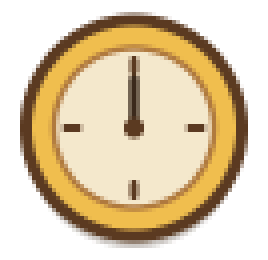
#> input picture mods/friendly/Modding graphics/4_0556.png, 67 x 65 px (shown 4 times larger)
$ python clock_frames.py
#> lines starting #> are read from the running program, lines starting #| are printed output that depends on the picture
"""Make clock frames 4_0557..4_0571 from the painted 4_0556.png (hand at 12).

The engine animates the clock through GUI sprites 556-571 (KM_InterfaceGamePlay.pas), a hand turning
clockwise 22.5 degrees per frame. Only 556 is painted, so this redraws the hand for the other 15.
Run after re-exporting 4_0556.png:  tools/.venv/bin/python tools/clock_frames.py
"""
import math
from pathlib import Path

from PIL import Image, ImageDraw

GFX = Path(__file__).resolve().parent.parent / "Modding graphics"
CX, CY = 33.0, 32.0   # hub centre in 4_0556.png
HAND_LEN = 14.0       # hub to tip, px
SS = 8                # supersampling for smooth edges

src = Image.open(GFX / "4_0556.png").convert("RGBA")
#> src is the input picture: PIL image 67x65 RGBA; mean R, G, B, A 121, 102.6, 71.4, 150.4
hand_rgb = src.getpixel((33, 25))[:3]
#> hand_rgb = (59, 42, 28)

# Face without the hand: the face is round, so the lower half mirrored up gives a clean upper half
# (with the 6 o'clock tick becoming the 12 o'clock tick).
face = src.copy()
lower = src.crop((29, 33, 38, 52)).transpose(Image.FLIP_TOP_BOTTOM)
face.paste(lower, (29, 64 - 52))
assert face.getpixel((33, 25))[:3] != hand_rgb, "hand still visible after erase; check CX/CY"


def frame(i):
    a = math.radians(22.5 * i)
    big = Image.new("RGBA", (src.width * SS, src.height * SS), (0, 0, 0, 0))
    d = ImageDraw.Draw(big)
    tip = ((CX + 0.5 + HAND_LEN * math.sin(a)) * SS, (CY + 0.5 - HAND_LEN * math.cos(a)) * SS)
    hub = ((CX + 0.5) * SS, (CY + 0.5) * SS)
    d.line([hub, tip], fill=hand_rgb + (255,), width=int(2.6 * SS))
    r = 2.6 * SS
    d.ellipse([hub[0] - r, hub[1] - r, hub[0] + r, hub[1] + r], fill=hand_rgb + (255,))
    out = face.copy()
    out.alpha_composite(big.resize(src.size, Image.LANCZOS))
    return out


for i in range(1, 16):
    im = frame(i)
    assert im.size == src.size
    im.save(GFX / f"4_{556 + i:04d}.png")
#> this loop made 15 passes
#> pass 2, `im = frame(i)`:
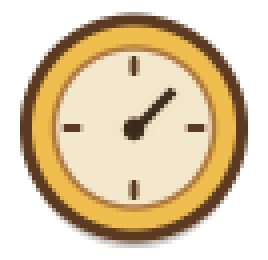
#> im: PIL image 67x65 RGBA (shown 4 times larger); mean R, G, B, A 120.6, 102.2, 71.1, 150.4; transparent parts drawn white
print("wrote 4_0557..4_0571")
